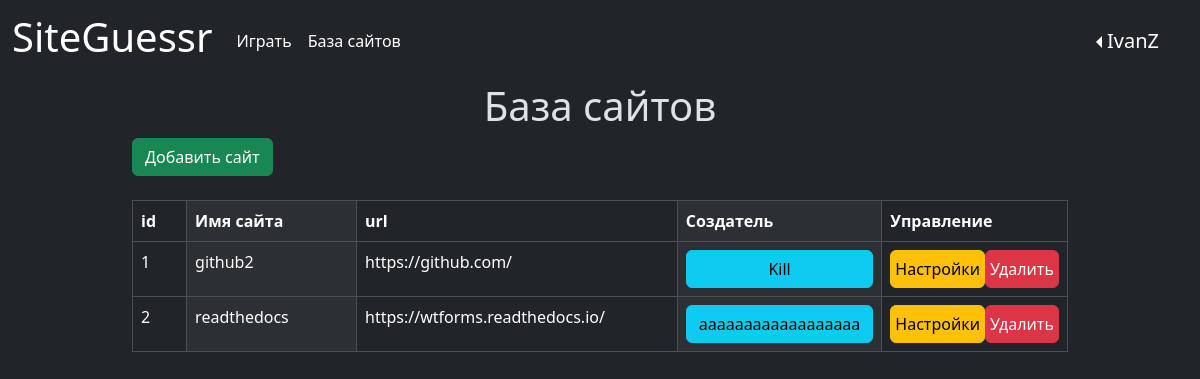
The app's page /websites (signed in), older data.
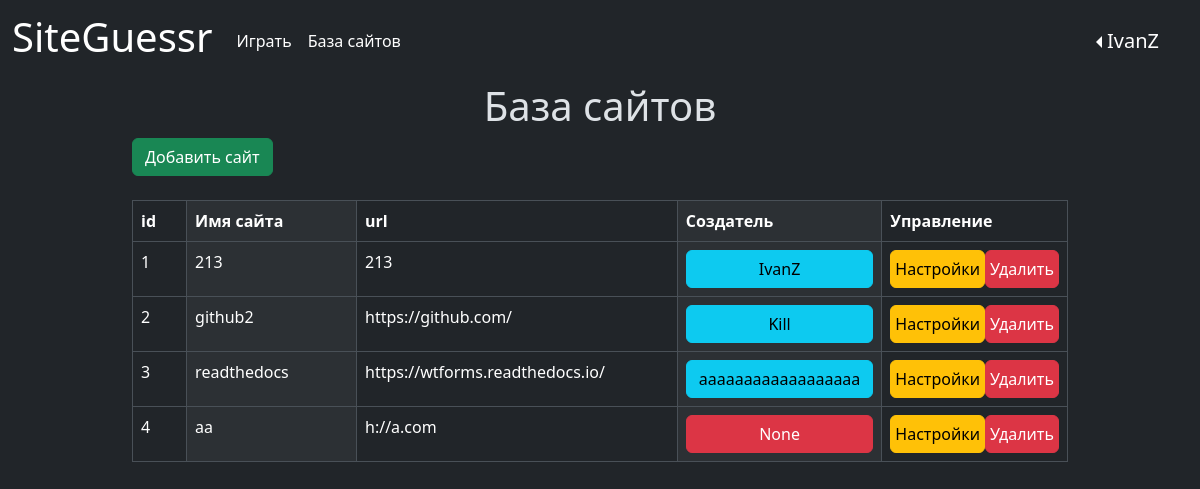
The same page, newer data.
### data/users.py (models this page shows, shortened)
class User(SqlAlchemyBase, UserMixin, SerializerMixin):
    __tablename__ = 'user'
    id = sqlalchemy.Column(sqlalchemy.Integer,
                           primary_key=True, autoincrement=True)
    login = sqlalchemy.Column(sqlalchemy.String, unique=True, nullable=True)
    description = sqlalchemy.Column(sqlalchemy.String)  # описание
    role = sqlalchemy.Column(sqlalchemy.String, nullable=True, default="newbie")  # роль
    banned = sqlalchemy.Column(sqlalchemy.Boolean, nullable=True, default=False)  # бан
    created_date = sqlalchemy.Column(sqlalchemy.DateTime)
    modified_date = sqlalchemy.Column(sqlalchemy.DateTime)
    hashed_password = sqlalchemy.Column(sqlalchemy.String, nullable=True)
    statistic = orm.relationship("Statistic", back_populates='user', uselist=False)
    games = orm.relationship("Game", back_populates='user')
    website = orm.relationship("Website", back_populates='user')

### data/websites.py (models this page shows)
class Website(SqlAlchemyBase, SerializerMixin):
    __tablename__ = 'website'
    id = sqlalchemy.Column(sqlalchemy.Integer, primary_key=True, autoincrement=True)
    name = sqlalchemy.Column(sqlalchemy.String, nullable=True)
    url = sqlalchemy.Column(sqlalchemy.String)
    user_id = sqlalchemy.Column(sqlalchemy.Integer, sqlalchemy.ForeignKey("user.id"), nullable=True)
    user = orm.relationship('User')

### main.py (the view)
@app.route('/websites', methods=['GET', 'POST'])
@login_required
def websites():
    if not (current_user.role == 'admin' or (current_user.role == 'main admin' and current_user.banned != 1)):
        return redirect("/")
    db_sess = db_session.create_session()
    params = {"title": "База сайтов",
              "websites": [user for user in
                           db_sess.query(Website).join(User).all()]}
    return render_template("websites.html", **params)

### data/db_session.py (called while the page is built)
def create_session() -> Session:
    global __factory
    return __factory()

### main.py (called while the page is built)
@login_manager.user_loader
def load_user(user_id):
    db_sess = db_session.create_session()
    return db_sess.query(User).get(user_id)

### templates/websites.html
{% extends "base.html" %}
{% block content %}
<div class="main-body">
    <h1 class="text-center">{{ title }}</h1>
    {% if (current_user.role == "admin" or current_user.role == "main admin") and current_user.banned != 1: %}
    <div class="container">
        <a href="/website" class="btn btn-success">Добавить сайт</a>
    </div>
    <br>
    {% endif %}
    <div class="container">
        <table class="table table-striped-columns table-bordered ">
            <thead>
            <tr class="">
                <th class="col-1" scope="col">id</th>
                <th class="col-3" scope="col">Имя сайта</th>
                <th class="col-5" scope="col">url</th>
                <th class="col-1" scope="col">Создатель</th>
                <th class="col-1" scope="col">Управление</th>
            </tr>
            </thead>
            <tbody>
            {% for website in websites %}
            <tr class="-primary">
                <td>{{ loop.index }}</td>
                <td>{{ website.name }}</td>
                <td>{{ website.url }}</td>
                <td>
                    <div class="d-grid gap-2">
                        {% if website.user.banned == 0: %}
                        <a class="btn btn-info " href="/profile/{{ website.user.login }}"
                           role="button">
                            {{ website.user.login}}
                        </a>
                        {% else: %}
                        <a class="btn btn-danger " href="/profile/{{ website.user.login }}"
                           role="button">
                            {{ website.user.login}}
                        </a>
                        {% endif %}
                    </div>
                </td>
                <td>
                    {% if (website.user.login == current_user.login or current_user.role == "main admin") and
                    current_user.banned != 1 %}
                    <div class="">
                        <div class="d-flex">
                            <a class="btn btn-warning mx-auto d-grid px-1" href="/website/{{ website.id }}"
                               role="button">
                                Настройки
                            </a>
                            <a class="btn btn-danger mx-auto d-grid px-1" href="/website_delete/{{ website.id }}"
                               role="button">
                                Удалить
                            </a>
                        </div>
                    </div>
                    {% endif %}
                </td>
            </tr>
            {% endfor %}
            </tbody>
        </table>
    </div>
</div>
{% endblock %}

### templates/base.html (shortened to what this page needs)
<!DOCTYPE html>
<html lang="ru" data-bs-theme="dark">
<head>
    <link href="https://cdn.jsdelivr.net/npm/bootstrap@5.3.2/dist/css/bootstrap.min.css" rel="stylesheet"
>
    <link rel="stylesheet" type="text/css" href={{ url_for('static', filename='css/style.css') }} />
</head>
<body>
<header>
    <nav class="navbar navbar-expand">
        <div class="container-fluid">
            <a class="navbar-brand" href="/"><h1> SiteGuessr </h1></a>
            <div class="collapse navbar-collapse" id="navbarNav">
                <ul class="navbar-nav">
                    <li class="nav-item">
                        <a class="nav-link active" aria-current="page" href="/game">Играть</a>
                    </li>
                </ul>
                {% if (current_user.role == "admin" or current_user.role == "main admin") and current_user.banned != 1: %}
                <ul class="navbar-nav">
                    <li class="nav-item">
                        <a href="/websites" class="nav-link active" aria-current="page">База сайтов</a>
                    </li>
                </ul>
                {% endif %}
            </div>
            <div>
                {% if current_user.is_authenticated %}
                <div class="dropdown dropstart">
                    <button class="navbar-brand dropdown-toggle btn"
                            id="dropdownMenuLink" data-bs-toggle="dropdown" aria-expanded="false">{{
                        current_user.login
                        }}
                    </button>
                </div>
                {% else %}
                <div class="d-grid gap-2 d-md-block">
                    <a class="btn btn-primary" href="/register">Регистрация</a>
                    <a class="btn btn-success" href="/login">Авторизоваться</a>
                </div>
                {% endif %}
            </div>
        </div>
    </nav>
</header>
{% block content %} {% endblock %}
</body>
</html>

### static/css/style.css (style rules this page uses)
.main-body { margin-left: 10%; margin-right: 10%; }

Row changes from the older to the newer data that the page shows:
added Website: name "213", url "213", user.login "IvanZ"
added Website: name "aa", url "h://a.com", user.login "None"
